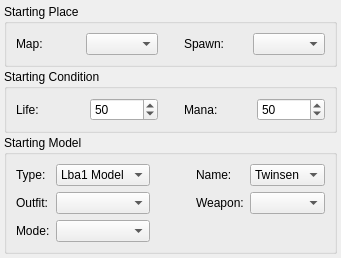
                 <widget class="QWidget" name="tab_starting">
                  <attribute name="title">
                   <string>StartingInfo</string>
                  </attribute>
                  <layout class="QVBoxLayout" name="verticalLayout_8">
                   <property name="spacing">
                    <number>2</number>
                   </property>
                   <property name="margin">
                    <number>4</number>
                   </property>
                   <item>
                    <widget class="QGroupBox" name="groupBox_startingplace">
                     <property name="title">
                      <string>Starting Place</string>
                     </property>
                     <layout class="QGridLayout" name="gridLayout_3">
                      <item row="0" column="0">
                       <widget class="QLabel" name="label_startingMap_t">
                        <property name="text">
                         <string>Map:</string>
                        </property>
                       </widget>
                      </item>
                      <item row="0" column="1">
                       <widget class="QComboBox" name="comboBox_startingmap"/>
                      </item>
                      <item row="0" column="3">
                       <widget class="QLabel" name="label_starting_spawning_t">
                        <property name="text">
                         <string>Spawn:</string>
                        </property>
                       </widget>
                      </item>
                      <item row="0" column="4">
                       <widget class="QComboBox" name="comboBox_startingspawning"/>
                      </item>
                      <item row="0" column="2">
                       <spacer name="horizontalSpacer_4">
                        <property name="orientation">
                         <enum>Qt::Horizontal</enum>
                        </property>
                        <property name="sizeType">
                         <enum>QSizePolicy::Preferred</enum>
                        </property>
                        <property name="sizeHint" stdset="0">
                         <size>
                          <width>20</width>
                          <height>20</height>
                         </size>
                        </property>
                       </spacer>
                      </item>
                     </layout>
                    </widget>
                   </item>
                   <item>
                    <widget class="QGroupBox" name="groupBoxstartinglife">
                     <property name="title">
                      <string>Starting Condition</string>
                     </property>
                     <layout class="QGridLayout" name="gridLayout_4">
                      <item row="0" column="0">
                       <widget class="QLabel" name="labelstartinglife_t">
                        <property name="text">
                         <string>Life:</string>
                        </property>
                       </widget>
                      </item>
                      <item row="0" column="1">
                       <widget class="QSpinBox" name="spinBox_startinglife">
                        <property name="minimum">
                         <number>1</number>
                        </property>
                        <property name="maximum">
                         <number>1000</number>
                        </property>
                        <property name="value">
                         <number>50</number>
                        </property>
                       </widget>
                      </item>
                      <item row="0" column="3">
                       <widget class="QLabel" name="labelstartingmana_t">
                        <property name="text">
                         <string>Mana:</string>
                        </property>
                       </widget>
                      </item>
                      <item row="0" column="4">
                       <widget class="QSpinBox" name="spinBox_startingMana">
                        <property name="minimum">
                         <number>1</number>
                        </property>
                        <property name="maximum">
                         <number>1000</number>
                        </property>
                        <property name="value">
                         <number>50</number>
                        </property>
                       </widget>
                      </item>
                      <item row="0" column="2">
                       <spacer name="horizontalSpacer_3">
                        <property name="orientation">
                         <enum>Qt::Horizontal</enum>
                        </property>
                        <property name="sizeType">
                         <enum>QSizePolicy::Preferred</enum>
                        </property>
                        <property name="sizeHint" stdset="0">
                         <size>
                          <width>20</width>
                          <height>20</height>
                         </size>
                        </property>
                       </spacer>
                      </item>
                     </layout>
                    </widget>
                   </item>
                   <item>
                    <widget class="QGroupBox" name="groupBoxstartinmodel">
                     <property name="title">
                      <string>Starting Model</string>
                     </property>
                     <layout class="QGridLayout" name="gridLayout_5">
                      <item row="0" column="0">
                       <widget class="QLabel" name="label_modeltype_t">
                        <property name="text">
                         <string>Type:</string>
                        </property>
                       </widget>
                      </item>
                      <item row="0" column="1">
                       <widget class="QComboBox" name="comboBox_modeltype">
                        <item>
                         <property name="text">
                          <string>Lba1 Model</string>
                         </property>
                        </item>
                       </widget>
                      </item>
                      <item row="2" column="0">
                       <widget class="QLabel" name="label_modeloutfit">
                        <property name="text">
                         <string>Outfit:</string>
                        </property>
                       </widget>
                      </item>
                      <item row="4" column="0">
                       <widget class="QLabel" name="label_modelmode">
                        <property name="text">
                         <string>Mode:</string>
                        </property>
                       </widget>
                      </item>
                      <item row="2" column="1">
                       <widget class="QComboBox" name="comboBox_modeloutfit"/>
                      </item>
                      <item row="4" column="1">
                       <widget class="QComboBox" name="comboBox_modelmode"/>
                      </item>
                      <item row="0" column="3">
                       <widget class="QLabel" name="label_modelname">
                        <property name="text">
                         <string>Name:</string>
                        </property>
                       </widget>
                      </item>
                      <item row="0" column="4">
                       <widget class="QComboBox" name="comboBox_modelname">
                        <item>
                         <property name="text">
                          <string>Twinsen</string>
                         </property>
                        </item>
                       </widget>
                      </item>
                      <item row="2" column="3">
                       <widget class="QLabel" name="label_ModelWeapon">
                        <property name="text">
                         <string>Weapon:</string>
                        </property>
                       </widget>
                      </item>
                      <item row="2" column="4">
                       <widget class="QComboBox" name="comboBox_modelweapon"/>
                      </item>
                      <item row="0" column="2">
                       <spacer name="horizontalSpacer_5">
                        <property name="orientation">
                         <enum>Qt::Horizontal</enum>
                        </property>
                        <property name="sizeType">
                         <enum>QSizePolicy::Preferred</enum>
                        </property>
                        <property name="sizeHint" stdset="0">
                         <size>
                          <width>40</width>
                          <height>20</height>
                         </size>
                        </property>
                       </spacer>
                      </item>
                     </layout>
                    </widget>
                   </item>
                  </layout>
                 </widget>
